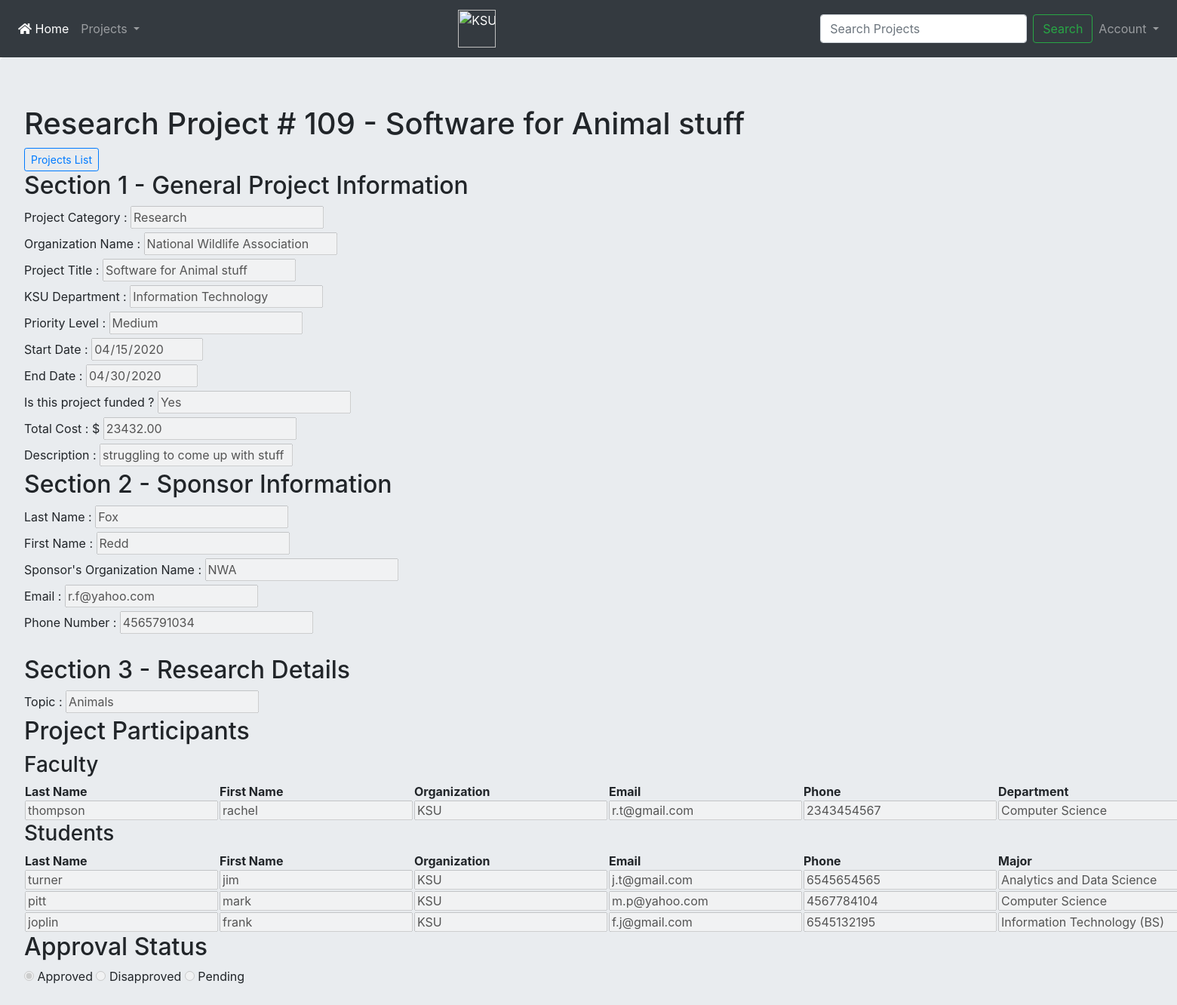
Screenshot of /view_project.php?project_id=109 (signed in) with the database file from the repository.
### tables this page shows
CREATE TABLE `project_participant` (
  `participant_id` bigint(20) UNSIGNED NOT NULL,
  `participant_category` varchar(45) NOT NULL,
  `last_name` varchar(45) NOT NULL,
  `first_name` varchar(45) NOT NULL,
  `participant_org` varchar(100) NOT NULL,
  `email` varchar(320) NOT NULL,
  `phone` varchar(20) NOT NULL,
  `project_id` bigint(20) UNSIGNED NOT NULL
);

CREATE TABLE `project` (
  `project_id` bigint(20) UNSIGNED NOT NULL,
  `project_category` varchar(45) NOT NULL,
  `organization_name` varchar(100) NOT NULL,
  `project_title` varchar(100) NOT NULL,
  `ksu_department` varchar(45) NOT NULL,
  `priority_level` varchar(10) NOT NULL,
  `start_date` date NOT NULL,
  `end_date` date NOT NULL,
  `funded` enum('Yes','No','N/A') NOT NULL,
  `total_cost` decimal(10,2) NOT NULL,
  `description` varchar(600) NOT NULL,
  `approval` enum('Approved','Disapproved','Pending') NOT NULL
);

CREATE TABLE `faculty_and_staff` (
  `participant_id` bigint(20) UNSIGNED NOT NULL,
  `department` varchar(45) NOT NULL,
  `title` varchar(45) NOT NULL
);

CREATE TABLE `student` (
  `participant_id` bigint(20) UNSIGNED NOT NULL,
  `major` varchar(45) NOT NULL,
  `degree_level` varchar(45) NOT NULL
);

### view_project.php (the view, shortened to what this page needs)
<?php
require 'pmo_functions.php';
if (isset($_GET['project_id'])) {
    $conn = pdo_connect_mysql();
    $stmt = $conn->prepare('SELECT * FROM project
                            INNER JOIN project_participant
                            ON project.project_id = project_participant.project_id
                            WHERE project_participant.participant_category = "Sponsor"
                            AND project.project_id LIKE ?');
    $stmt->execute([$_GET['project_id']]);
    $project = $stmt->fetch(PDO::FETCH_ASSOC);
    $conn = pdo_connect_mysql();
    $stmt = $conn->prepare('SELECT * FROM project
                            WHERE project_id = ?');
    $stmt->execute([$_GET['project_id']]);
    $project = $stmt->fetch(PDO::FETCH_ASSOC);
    $stmt = $conn->prepare('SELECT * FROM project_participant
                            WHERE project_id = ?');
    $stmt->execute([$_GET['project_id']]);
    while($result = $stmt->fetch(PDO::FETCH_ASSOC)) {
      $other_participants[$result['participant_category']][] = $result;
    }
    $sponsor = $other_participants['Sponsor'][0];
    $project = array_merge($project, $sponsor);
    switch ($project['project_category']) {
      case "Research" :
        $stmt_4 = $conn->prepare('SELECT * FROM research_project
                                  WHERE project_id = ?');
        $stmt_4->execute([$_GET['project_id']]);
        $research = $stmt_4->fetch(PDO::FETCH_ASSOC);
        $project = array_merge($project,$research);
        break;
    }
}
else {
    die ('No ID specified!');
}
?>
<?=template_header('View Project')?>
<body onload="checkProjectCategory();">
<div class="jumbotron">
	<h1><?=$project['project_category']?> Project # <?=$project['project_id']?> - <?=$project['project_title']?></h1>
  <a class="btn btn-outline-primary btn-sm" href="get_project.php" role="button">Projects List</a>
    <form action="update_project.php?project_id=<?=$project['project_id']?>" method="post">
       <fieldset disabled>
        <h2>Section 1 - General Project Information</h2>
        <label for="project_category">Project Category :</label>
        <input type="text" name="project_category" value="<?=$project['project_category']?>" id="project_category">
        <br />
        <label for="organization_name">Organization Name :</label>
        <input type="text"  name="organization_name"  value="<?=$project['organization_name']?> "id="organization_name">
        <br />
        <label for="project_title">Project Title :</label>
        <input type="text" name="project_title" value="<?=$project['project_title']?>" id="project_title">
        <br />
        <label for="ksu_department">KSU Department :</label>
        <input type="text" name="ksu_department" value="<?=$project['ksu_department']?>" id="ksu_department">
        <br />
        <label for="priority_level">Priority Level :</label>
        <input type="text" name="priority_level" value="<?=$project['priority_level']?>" id="priority_level">
        <br />
        <label for="start_date">Start Date :</label>
        <input type="date" name="start_date" value="<?=$project['start_date']?>" id="start_date">
        <br />
        <label for="end_date">End Date :</label>
        <input type="date" name="end_date" value="<?=$project['end_date']?>" id="end_date">
        <br />
        <label for="funded">Is this project funded ?</label>
        <input type="text" name="funded" value="<?=$project['funded']?>" id="funded">
        <br />
        <label for="total_cost">Total Cost : $</label>
        <input type="text" name="total_cost" value="<?=$project['total_cost']?>" id="total_cost">
        <br />
        <label for="description">Description :</label>
        <input type="text" name="description" value="<?=$project['description']?>" id="description">
        <br />
        <h2>Section 2 - Sponsor Information</h2>
        <label for="last_name">Last Name :</label>
        <input type="text" id="last_name" name="last_name" value="<?=$project['last_name']?>">
        <br />
        <label for="first_name">First Name :</label>
        <input type="text" id="first_name" name="first_name"value="<?=$project['first_name']?>">
        <br />
        <label for="participant_org">Sponsor's Organization Name :</label>
        <input type="text" id="participant_org" name="participant_org" value="<?=$project['participant_org']?>">
        <br />
        <label for="email">Email :</label>
        <input type="text" id="email" name="email" value="<?=$project['email']?>">
        <br />
        <label for="phone">Phone Number :</label>
        <input type="text" id="phone" name="phone" value="<?=$project['phone']?>">
        <br />
        <br>
        <h2>Section 3 - <?=$project['project_category']?> Details</h2>
        <div id="research_fields" name="research_fields" style="display: none">
        <label for="topic">Topic :</label>
        <input type="text" name="topic" class="research_fields" value="<?=$project['topic']?>" id="topic">
        <br />
        </div>
        <h2>Project Participants</h2>
        <h3 id="f_heading">Faculty</h3>
        <table id="faculty_table" align=center>
          <tr id="f_row0"><th>Last Name</th><th>First Name</th><th>Organization</th><th>Email</th>
                          <th>Phone</th><th>Department</th><th>Title</th></tr>
          <?php
            $i = 1;
            if(isset($other_participants['Faculty'])) {
              foreach($other_participants['Faculty'] as $faculty) {
                $stmt = $conn->prepare('SELECT * FROM faculty_and_staff
                                        WHERE participant_id = ?');
                $stmt->execute([$faculty['participant_id']]);
                $faculty_and_staff = $stmt->fetch(PDO::FETCH_ASSOC);
                print('<tr id="f_row'.$i.'"><input type="hidden" name="f_participantid[]" value="'.$faculty['participant_id'].'">
                <td><input type="text" name="f_lname[]" value="'.$faculty['last_name'].'"></td>
                <td><input type="text" name="f_fname[]" value="'.$faculty['first_name'].'"></td>
                <td><input type="text" name="f_org[]" value="'.$faculty['participant_org'].'"></td>
                <td><input type="text" name="f_email[]" value="'.$faculty['email'].'"></td>
                <td><input type="text" name="f_phone[]" value="'.$faculty['phone'].'"></td>
                <td><input type="text" name="f_dept[]" value="'.$faculty_and_staff['department'].'"></td>
                <td><input type="text" name="f_title[]" value="'.$faculty_and_staff['title'].'"></td></tr>');
                $i++;
              }
            }
          ?>
        </table>
        <h3 id="stu_heading">Students</h3>
        <table id="student_table" align=center>
          <tr id="stu_row0"><th>Last Name</th><th>First Name</th><th>Organization</th><th>Email</th>
                            <th>Phone</th><th>Major</th><th>Degree Level</th></tr>
            <?php
              $i = 1;
              if(isset($other_participants['Student'])) {
                foreach($other_participants['Student'] as $student) {
                  $stmt = $conn->prepare('SELECT * FROM student
                                          WHERE participant_id = ?');
                  $stmt->execute([$student['participant_id']]);
                  $major_degree = $stmt->fetch(PDO::FETCH_ASSOC);
                  print('<tr id="stu_row'.$i.'"><input type="hidden" name="stu_participantid[]" value="'.$student['participant_id'].'">
                  <td><input type="text" name="stu_lname[]" value="'.$student['last_name'].'"></td>
                  <td><input type="text" name="stu_fname[]" value="'.$student['first_name'].'"></td>
                  <td><input type="text" name="stu_org[]" value="'.$student['participant_org'].'"></td>
                  <td><input type="text" name="stu_email[]" value="'.$student['email'].'"></td>
                  <td><input type="text" name="stu_phone[]" value="'.$student['phone'].'"></td>
                  <td><input type="text" name="major[]" value="'.$major_degree['major'].'"></td>
                  <td><input type="text" name="stu_lvl[]" value="'.$major_degree['degree_level'].'"></td></tr>');
                  $i++;
                }
              }
            ?>
        </table>
        <h2>Approval Status</h2>
        <input id="approved" type="radio" name="approval" value="Approved" <?php if ($project['approval']=='Approved') echo 'checked="checked"'; ?> /> Approved
        <input id="disapproved" type="radio" name="approval" value="Disapproved" <?php if ($project['approval']=='Disapproved') echo 'checked="checked"'; ?> /> Disapproved
        <input id="pending" type="radio" name="approval" value="Pending" <?php if ($project['approval']=='Pending') echo 'checked="checked"'; ?> /> Pending
        <br />
        </fieldset>
    </form>
</div>
</body>

### Style/pmo_style.css (style rules this page uses)
* { box-sizing: border-box; font-family: -apple-system, BlinkMacSystemFont, "segoe ui", roboto, oxygen, ubuntu, cantarell, "fira sans", "droid sans", "helvetica neue", Arial, sans-serif; font-size: 16px; -webkit-font-smoothing: antialiased; -moz-osx-font-smoothing: grayscale; }
body { background-color: #FFFFFF; margin: 0; }

### rows the page displays
project_participant: project.project_category "Research", project "109", project.project_title "Software for Animal stuff", project_category "Research", organization_name "National Wildlife Association", project_title "Software for Animal stuff", ksu_department "Information Technology", priority_level "Medium", start_date "04/15/2020", end_date "04/30/2020", funded "Yes", total_cost "23432.00", description "struggling to come up with stuff", last_name "Fox", participant_org "NWA", email "r.f@yahoo.com", phone "4565791034"
project_participant: last_name "thompson", first_name "rachel", participant_org "KSU", email "r.t@gmail.com", phone "2343454567", department "Computer Science"
project_participant: last_name "turner", first_name "jim", participant_org "KSU", email "j.t@gmail.com", phone "6545654565", major "Analytics and Data Science"
project_participant: last_name "pitt", first_name "mark", participant_org "KSU", email "m.p@yahoo.com", phone "4567784104", major "Computer Science"
project_participant: last_name "joplin", first_name "frank", participant_org "KSU", email "f.j@gmail.com", phone "6545132195", major "Information Technology (BS)"
project: approval "☑"
